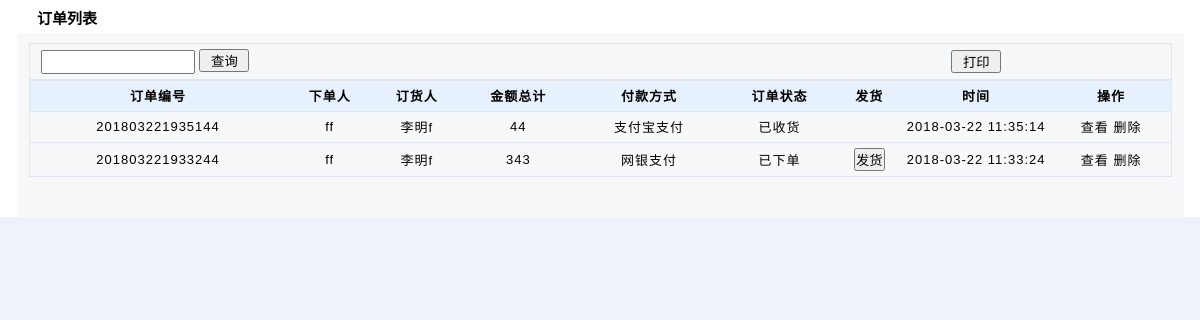
Screenshot of /admin/order_list.php (signed in) with the database file from the repository.
### tables this page shows
CREATE TABLE IF NOT EXISTS `orders` (
  `id` int(11) NOT NULL AUTO_INCREMENT,
  `onumber` varchar(50) DEFAULT NULL COMMENT '订单号',
  `userid` int(11) NOT NULL DEFAULT '0' COMMENT '用户id',
  `spc` varchar(50) DEFAULT NULL COMMENT '订单商品',
  `slc` varchar(50) DEFAULT NULL COMMENT '订单商品数量',
  `sex` varchar(50) DEFAULT NULL COMMENT '性别',
  `address` varchar(50) DEFAULT NULL COMMENT '地址',
  `tel` varchar(50) DEFAULT NULL COMMENT '电话',
  `email` varchar(50) DEFAULT NULL COMMENT '邮箱',
  `shff` varchar(50) DEFAULT NULL COMMENT '收货方式',
  `zfff` varchar(50) DEFAULT NULL COMMENT '支付方式',
  `leaveword` varchar(100) DEFAULT NULL COMMENT '留言',
  `addtime` timestamp NULL DEFAULT CURRENT_TIMESTAMP COMMENT '添加时间',
  `xname` varchar(20) DEFAULT NULL COMMENT '下单人',
  `zt` varchar(50) DEFAULT NULL COMMENT '状态',
  `total` varchar(50) DEFAULT NULL COMMENT '总计',
  `kuaidi` varchar(50) DEFAULT NULL COMMENT '快递名称',
  `knumber` varchar(50) NOT NULL COMMENT '快递编号',
  `receiver` varchar(20) DEFAULT NULL COMMENT '收货人',
  `th` int(2) NOT NULL DEFAULT '0' COMMENT '是否退货',
  PRIMARY KEY (`id`)
);

### common/func_db.php (called while the page is built, shortened)
<?php
	function db_get_all($sql) {
		$result=db_query($sql);
		$rs = array();
		while( $row = mysql_fetch_array($result)){
			$rs[] = $row;
		}
		return $rs;
	}
	function db_get_page($sql,$page,$page_size) {
		$page = $page*1?$page:1;
		$sumss = db_query($sql);
		$total = db_num_rows($sumss);
		$start = ($page-1)*$page_size;
		$rs_sql = $sql." limit $start,$page_size";
		$rsData = db_get_all($rs_sql);
		$pageA = array();
		$pageA["page"] = $page;
		$pageA["page_size"] = $page_size;
		$pageA["total"] = $total;
		$pageA["data"] = $rsData;
		return $pageA;
	}
	function db_query($sql,$dbconn='')
	{
		Return mysql_query($sql);
	}
	function db_num_rows($result)
	{
		Return mysql_num_rows($result);
	}
?>

### admin/order_list.php (the view, shortened to what this page needs)
<?php
	$page = $_REQUEST["page"]?$_REQUEST["page"]:1;
	$where_sql = "1=1";
	$list = db_get_page("select * from orders where $where_sql order by id desc", $page,10);
	$Page = new PageWeb($list["total"],$list["page_size"], "&keywords=".$_REQUEST["keywords"], $page);
	$page_show = $Page->show();
?>
<?php include_once("base.php");?>
<body>
<table width="100%" border="0" cellpadding="0" cellspacing="0">
	<tr>
		<td width="17" rowspan="2" valign="top" bgcolor="#FFFFFF"></td>
		<td valign="top">
			<table width="100%" height="31" border="0" cellpadding="0" cellspacing="0">
				<tr bgcolor="#FFFFFF"><td height="31"><div class="title">订单列表</div></td></tr>
			</table>
		</td>
		<td width="16" rowspan="2" bgcolor="#FFFFFF"></td>
	</tr>
	<tr>
	<td valign="top" bgcolor="#F7F8F9">
		<table width="100%" border="0" align="center" cellpadding="0" cellspacing="0">
			<tr><td colspan="4" height="10"></td></tr>
            <tr><td width="1%">&nbsp;</td><td width="96%">
            <table width="100%" class="cont">
			<tr>
            <td width="1%"></td>
            <td>
            <form id="pagerForm" action="?" method="post">
				<input type="text" name="keywords" class="text" value="<?php echo $_REQUEST["keywords"]; ?>"/>
				<button type="submit"  id="chaxun" class="btn">查询</button>
			</form>  </td><td><input type="button" class="btn" value="打印"
onclick="printpage()" /></td></tr></table>
            </td><td width="1%">&nbsp;</td></tr>
			<tr>
				<td width="1%">&nbsp;</td>
				<td width="96%">
					<table width="100%">
						<td colspan="2">
							<table width="100%"  class="cont tr_color">
								<tr>
									<th>订单编号</th>
                                    <th>下单人</th>
                                    <th>订货人</th>
                                    <th>金额总计</th>
                                    <th>付款方式</th>
                                    <th>订单状态</th>
                                    <th>发货</th>
                                    <th width="150">时间</th>
									<th width="120">操作</th>
								</tr>
                                <?php
									foreach($list["data"] as $row) {
								?>
								<tr align="center" class="d">
									<td><?php echo $row['onumber'];?></td>
                                    <td><?php echo $row['xname'];?></td>
                                    <td><?php echo $row['receiver'];?></td>
                                    <td>
                                     <?php
									  $total = 0;
									  $ordersta = db_get_all("select * from ordersta where ordersid=".$row['id']." order by id desc");foreach($ordersta as $ordersrow) {
									?>
                                    <?php
			  							$total = $total+$ordersrow['price']*$ordersrow['nums'];}
										echo $total;
										?>
                                    </td>
                                    <td><?php echo $row['zfff'];?></td>
                                    <td><?php echo $row['zt'];?></td>
                                    <td><?php if($row['zt']=="已下单"){?><a href="fahuo.php?id=<?php echo $row['id'];?>"><input type="button" value="发货" /></a><?php }?></td>
                                    <td><?php echo $row['addtime'];?></td>
									<td><a href="order_edit.php?id=<?php echo $row['id'];?>">查看</a> <a href="del.php?id=<?php echo $row['id'];?>&del=orders" onclick='return confirm("真的要删除?不可恢复!");'>删除</a></td>
								</tr>
                                <?php } ?>
							</table>
						</td>
					</tr>
					</table>
					<table width="100%" border="0" align="center" cellpadding="3" cellspacing="1">
                        <tr>
                          <td align="center"><?php echo $page_show;?></td>
                        </tr>
                      </table>
					</td>
					<td width="1%">&nbsp;</td>
				</tr>
				<tr><td height="20"></td></tr>
			</table>
</body>
</html>

### admin/style/skin.css (style rules this page uses)
* { margin:0; padding:0;font-family:Arial,"Arial Black","微软雅黑","宋体"; }
a { text-decoration:none; color:#000; }
table { border-collapse:collapse; }
table.cont { font-size:13px;letter-spacing:1px;border:1px solid #E1E5EE; }
table.cont tr td { height:20px;padding:5px 0;border-bottom:1px solid #E1E5EE; }
table.cont tr th { height:20px;padding:5px 0;border-bottom:1px solid #E1E5EE;background-color:#E7F1FE; }
table.cont input.text { height:20px;width:150px; }
table.cont .btn { width:50px; }
body { font-size:12px;color:#000;background-color:#EEF2FB; }
.title { margin:0 5px;width:125px; font-size:15px;line-height:28px;font-weight:bold;display:block;text-indent:15px;padding-top:5px;float:left; }

### rows the page displays
orders: onumber "201803221935144", xname "ff", receiver "李明f", total "44", zfff "支付宝支付", zt "已收货", addtime "2018-03-22 11:35:14"
orders: onumber "201803221933244", xname "ff", receiver "李明f", total "343", zfff "网银支付", zt "已下单", addtime "2018-03-22 11:33:24"
